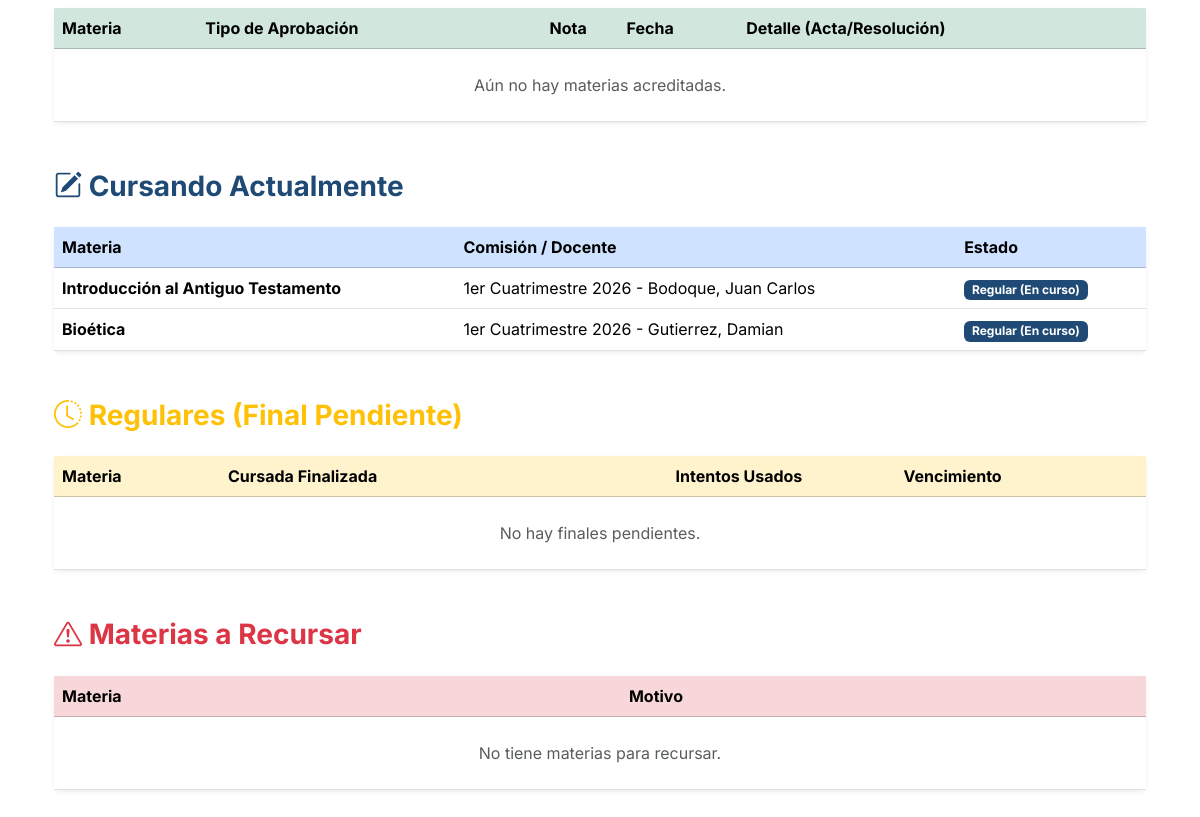
/alumnos/6/ (signed in, lower part), run on an earlier commit of the app's database.
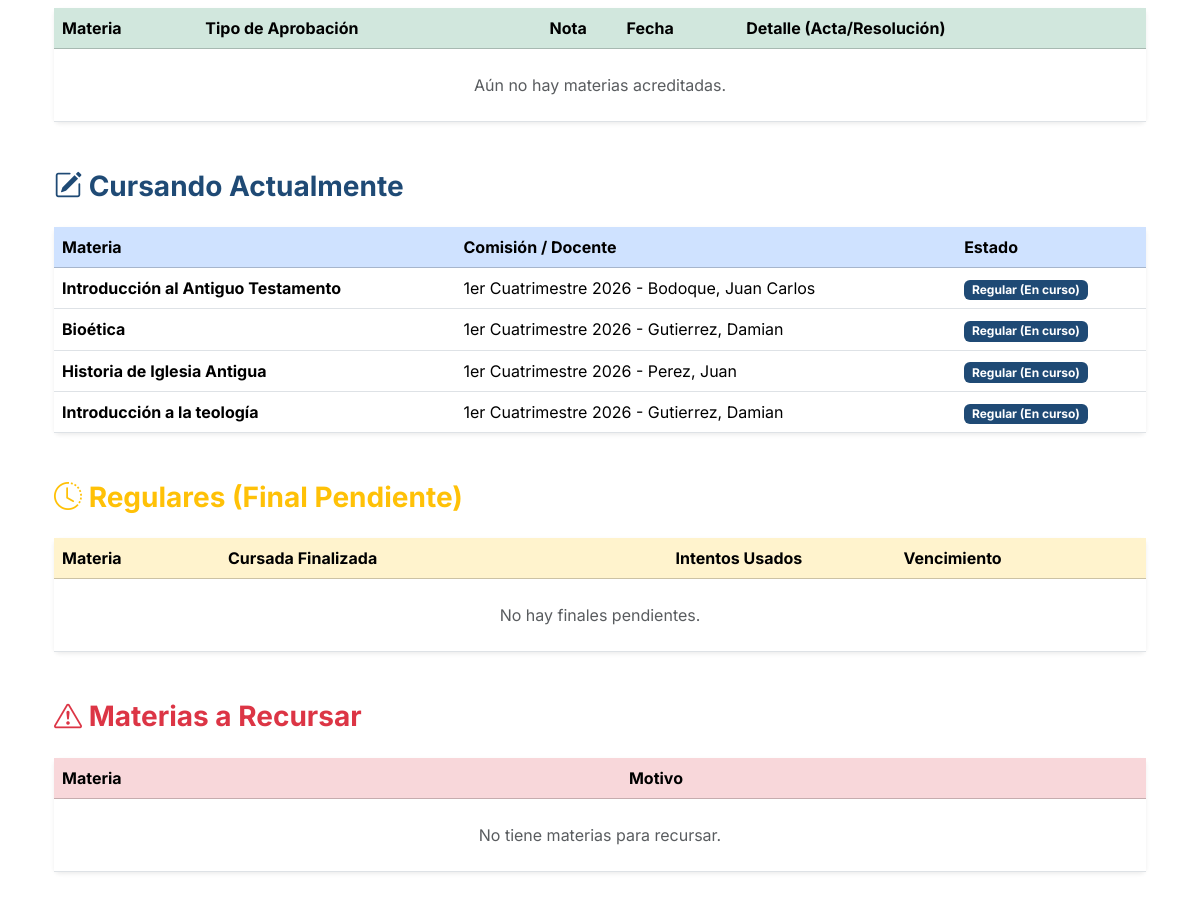
And on a later commit of the database.
### gestion/models.py (models this page shows, shortened)
class Inscripcion(models.Model):
    ESTADOS_POSIBLES = [
        ('REG', 'Cursando (Regular)'),
        ('LIB', 'Quedó Libre'),
        ('APR', 'Cursada Aprobada'),
        ('PROM', 'Materia Promocionada'),
    ]
    alumno = models.ForeignKey(Alumno, on_delete=models.CASCADE, related_name='inscripciones')
    comision = models.ForeignKey(Comision, on_delete=models.CASCADE, related_name='alumnos_inscriptos')
    estado = models.CharField('Estado', max_length=4, choices=ESTADOS_POSIBLES, default='REG')
    fecha_inscripcion = models.DateField(auto_now_add=True)
    class Meta:
        unique_together = ['alumno', 'comision']

class Comision(models.Model):
    CUATRIMESTRES = [
        ('1C', '1er Cuatrimestre'),
        ('2C', '2do Cuatrimestre'),
        ('AN', 'Anual'),
    ]
    TIPO_APROBACION = [
        ('PROM', 'Promocionable'),
        ('FIN', 'Final Obligatorio'),
    ]
    MODALIDAD = [
        ('P', 'Presencial'),
        ('V', 'Virtual'),
        ('B', 'Bimodal (1 sem presencial / 1 sem virtual)'),
    ]
    INICIO_BIMODAL = [
        ('P', 'Arranca Presencial'),
        ('V', 'Arranca Virtual'),
    ]
    materia = models.ForeignKey(Materia, on_delete=models.CASCADE, related_name='comisiones')
    docente = models.ForeignKey(Docente, on_delete=models.SET_NULL, null=True, blank=True, related_name='comisiones_asignadas')
    docente_auxiliar = models.ForeignKey(Docente, on_delete=models.SET_NULL, null=True, blank=True, related_name='comisiones_auxiliares', verbose_name="Pareja Pedagógica")
    ciclo_lectivo = models.IntegerField('Ciclo Lectivo (Año)', default=2026)
    cuatrimestre = models.CharField('Cuatrimestre', max_length=2, choices=CUATRIMESTRES)
    fecha_inicio = models.DateField('Fecha de Inicio', null=True, blank=True)
    fecha_fin = models.DateField('Fecha de Finalización', null=True, blank=True)
    tipo_aprobacion = models.CharField('Tipo de Aprobación', max_length=4, choices=TIPO_APROBACION, default='FIN')
    modalidad = models.CharField('Modalidad', max_length=1, choices=MODALIDAD, default='P')
    semana_inicio_bimodal = models.CharField('Semana de Inicio (Bimodal)', max_length=1, choices=INICIO_BIMODAL, null=True, blank=True)
    inscripciones_abiertas = models.BooleanField('Inscripciones Abiertas', default=True)
    cerrada = models.BooleanField('Comisión Cerrada', default=False)

class Materia(models.Model):
    CUATRIMESTRES = [
        ('1C', '1er Cuatrimestre'),
        ('2C', '2do Cuatrimestre'),
        ('AN', 'Anual'),
    ]
    nombre = models.CharField(max_length=150)
    plan = models.ForeignKey(PlanDeEstudio, on_delete=models.CASCADE, related_name='materias')
    año_dictado = models.IntegerField(verbose_name="Año en que se dicta (1, 2, 3...)")
    cuatrimestre_dictado = models.CharField(max_length=2, choices=CUATRIMESTRES, default='1C')

class Docente(models.Model):
    usuario = models.OneToOneField(User, on_delete=models.CASCADE, related_name='perfil_docente', null=True, blank=True)
    dni = models.CharField('DNI', max_length=15, unique=True)
    nombre = models.CharField('Nombre/s', max_length=100)
    apellido = models.CharField('Apellido/s', max_length=100)
    fecha_nacimiento = models.DateField('Fecha de nacimiento', null=True, blank=True)
    telefono = models.CharField(max_length=20, blank=True, null=True, verbose_name="Teléfono Fijo")
    celular = models.CharField(max_length=20, blank=True, null=True, verbose_name="Celular")
    direccion = models.CharField(max_length=200, blank=True, null=True, verbose_name="Dirección")
    email = models.EmailField(blank=True, null=True)
    nacionalidad = models.CharField(max_length=100, default='Argentina')
    codigo_postal = models.CharField(max_length=20, blank=True, null=True)
    comuna_zona = models.CharField(max_length=100, blank=True, null=True)
    PROVINCIAS = [
        ('Buenos Aires', 'Buenos Aires'), ('CABA', 'Ciudad Autónoma de Buenos Aires'),
        ('Catamarca', 'Catamarca'), ('Chaco', 'Chaco'), ('Chubut', 'Chubut'),
        ('Córdoba', 'Córdoba'), ('Corrientes', 'Corrientes'), ('Entre Ríos', 'Entre Ríos'),
        ('Formosa', 'Formosa'), ('Jujuy', 'Jujuy'), ('La Pampa', 'La Pampa'),
        ('La Rioja', 'La Rioja'), ('Mendoza', 'Mendoza'), ('Misiones', 'Misiones'),
        ('Neuquén', 'Neuquén'), ('Río Negro', 'Río Negro'), ('Salta', 'Salta'),
        ('San Juan', 'San Juan'), ('San Luis', 'San Luis'), ('Santa Cruz', 'Santa Cruz'),
        ('Santa Fe', 'Santa Fe'), ('Santiago del Estero', 'Santiago del Estero'),
        ('Tierra del Fuego', 'Tierra del Fuego'), ('Tucumán', 'Tucumán')
    ]
    provincia = models.CharField(max_length=100, choices=PROVINCIAS, blank=True, null=True)
    localidad = models.CharField(max_length=100, blank=True, null=True)
    SEXO_CHOICES = [('M', 'Masculino'), ('F', 'Femenino')]
    sexo = models.CharField(max_length=1, choices=SEXO_CHOICES, blank=True, null=True)
    lugar_nacimiento = models.CharField(max_length=100, blank=True, null=True)
    def __str__(self):
        return f"{self.apellido}, {self.nombre}"

### gestion/views.py (the view, shortened to what this page needs)
# urls.py: path('alumnos/<int:alumno_id>/', legajo_alumno, name='legajo_alumno'),
@login_required
def legajo_alumno(request, alumno_id):
    alumno = get_object_or_404(Alumno, id=alumno_id)
    total_materias = alumno.plan.materias.count() if alumno.plan else 0
    acreditadas = []
    total_acreditadas = len(acreditadas)
    porcentaje_avance = (total_acreditadas / total_materias * 100) if total_materias > 0 else 0
    acreditadas.sort(key=lambda x: x['fecha'], reverse=True)
    cursando = alumno.inscripciones.filter(estado='REG', comision__cerrada=False)
    regulares_db = alumno.inscripciones.filter(estado='REG', comision__cerrada=True)
    libres_db = list(alumno.inscripciones.filter(estado='LIB'))
    regulares = []
    recursar = libres_db.copy()
    def sumar_años(d, anios):
        try:
            return d.replace(year=d.year + anios)
        except ValueError:
            return d + timedelta(days=365 * anios)
    hoy = date.today()
    context = {
        'alumno': alumno,
        'total_materias': total_materias,
        'total_acreditadas': total_acreditadas,
        'materias_faltantes': total_materias - total_acreditadas,
        'porcentaje_avance': int(porcentaje_avance),
        'acreditadas': acreditadas,
        'cursando': cursando,
        'regulares': regulares,
        'recursar': recursar
    }
    return render(request, 'gestion/legajo_alumno.html', context)

### gestion/context_processors.py (called while the page is built)
def notificaciones_context(request):
    if request.user.is_authenticated:
        from gestion.models import Notificacion
        unread_count = Notificacion.objects.filter(usuario=request.user, leida=False).count()
        return {'unread_notifications_count': unread_count}
    return {'unread_notifications_count': 0}

### gestion/templates/gestion/legajo_alumno.html (shortened to what the changed rows need)
{% extends "base.html" %}
{% block content %}
<div class="container mt-4">
    <div class="card shadow-sm border-0 mb-5">
        <div class="table-responsive">
            <table class="table table-hover align-middle mb-0">
                <thead class="table-success">
                    <tr>
                        <th>Materia</th>
                        <th>Tipo de Aprobación</th>
                        <th class="text-center">Nota</th>
                        <th>Fecha</th>
                        <th>Detalle (Acta/Resolución)</th>
                    </tr>
                </thead>
            </table>
        </div>
    </div>
    <div class="card shadow-sm border-0 mb-5">
        <div class="table-responsive">
            <table class="table table-hover align-middle mb-0">
                <thead class="table-primary">
                    <tr>
                        <th>Materia</th>
                        <th>Comisión / Docente</th>
                        <th>Estado</th>
                    </tr>
                </thead>
                <tbody>
                    {% for insc in cursando %}
                        <tr>
                            <td class="fw-bold">{{ insc.comision.materia.nombre }}</td>
                            <td>{{ insc.comision.get_cuatrimestre_display }} {{ insc.comision.ciclo_lectivo }} - {% if insc.comision.docente %}{{ insc.comision.docente }}{% else %}Sin asignar{% endif %}</td>
                            <td><span class="badge bg-primary">Regular (En curso)</span></td>
                        </tr>
                    {% empty %}
                        <tr>
                            <td colspan="3" class="text-center py-4 text-muted">No está cursando ninguna materia actualmente.</td>
                        </tr>
                    {% endfor %}
                </tbody>
            </table>
        </div>
    </div>
    <div class="card shadow-sm border-0 mb-5">
        <div class="table-responsive">
            <table class="table table-hover align-middle mb-0">
                <thead class="table-warning">
                    <tr>
                        <th>Materia</th>
                        <th>Cursada Finalizada</th>
                        <th class="text-center">Intentos Usados</th>
                        <th>Vencimiento</th>
                    </tr>
                </thead>
            </table>
        </div>
    </div>
    <div class="card shadow-sm border-0 mb-5">
        <div class="table-responsive">
            <table class="table table-hover align-middle mb-0">
                <thead class="table-danger">
                    <tr>
                        <th>Materia</th>
                        <th>Motivo</th>
                    </tr>
                </thead>
            </table>
        </div>
    </div>
</div>
{% endblock %}

What changed in the data, as far as the page shows it:
added Inscripcion: comision.materia.nombre "Historia de Iglesia Antigua", comision.cuatrimestre "1er Cuatrimestre", comision.ciclo_lectivo "2026", comision.docente "Perez, Juan"
added Inscripcion: comision.materia.nombre "Introducción a la teología", comision.cuatrimestre "1er Cuatrimestre", comision.ciclo_lectivo "2026", comision.docente "Gutierrez, Damian"
